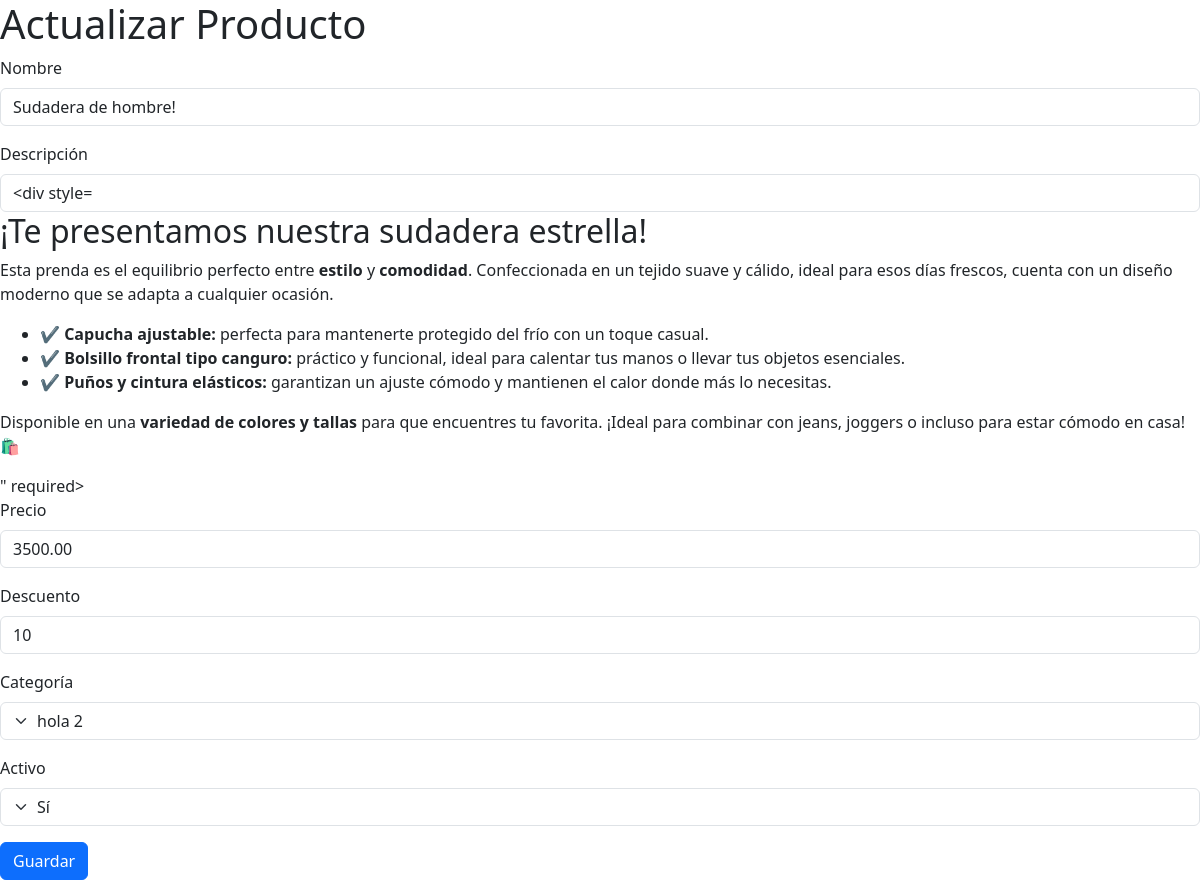
Page /config/admin/producto.php?accion=actualizar&id=1 (signed in) on the committed database.
### tables this page shows
CREATE TABLE `productos` (
  `id` int(11) NOT NULL,
  `nombre` varchar(200) NOT NULL,
  `descripcion` text NOT NULL,
  `precio` decimal(10,2) NOT NULL,
  `descuento` tinyint(3) NOT NULL DEFAULT 0,
  `id_categoria` int(11) NOT NULL,
  `activo` int(11) NOT NULL
);

CREATE TABLE `categoria` (
  `id_categoria` int(11) NOT NULL,
  `categoria` varchar(50) NOT NULL
);

### config/sistema.class.php (called while the page is built, shortened)
<?php
class sistema {
    function conexion() {
        try {
            $this->con = new PDO(SGBD.':host='.DBHOST.';dbname='.DBNAME.';port='.DBPORT, DBUSER, DBPASS);
            return $this->con;
        } catch (PDOException $e) {
            echo "Error en la conexión: " . $e->getMessage();
        }
    }
}
?>

### config/admin/producto.class.php (called while the page is built, shortened)
<?php
require_once ('../sistema.class.php');
class productos extends sistema {
    function readOne($id) {
        $result = [];
        $consulta = 'SELECT * FROM productos WHERE id=:id;';
        try {
            $sql = $this->con->prepare($consulta);
            $sql->bindParam(":id", $id, PDO::PARAM_INT);
            $sql->execute();
            $result = $sql->fetch(PDO::FETCH_ASSOC);
        } catch (PDOException $e) {
            error_log("Error al leer producto: " . $e->getMessage());
        }
        return $result;
    }
}
?>

### config/admin/categoria.class.php (called while the page is built, shortened)
<?php
 require_once ('../sistema.class.php');
 class categoria extends sistema {
    function readAll (){
        $consulta ='select * from categoria';
        $sql = $this->con->prepare ($consulta);
        $sql -> execute();
        $result = $sql -> fetchALL(PDO::FETCH_ASSOC);
        return $result;
    }
 }
?>

### config/admin/views/productos/crear.php (the view, shortened to what this page needs)
<?php require('views/header.php'); ?>
<h1><?php echo ($accion == 'crear') ? 'Nuevo Producto' : 'Actualizar Producto'; ?></h1>
<form method="post" action="producto.php?accion=<?php echo ($accion == 'crear') ? 'nuevo' : 'modificar&id=' . $id; ?>">
    <div class="mb-3">
        <label for="nombre" class="form-label">Nombre</label>
        <input type="text" class="form-control" name="data[nombre]" id="nombre"
               value="<?php echo isset($producto['nombre']) ? $producto['nombre'] : ''; ?>" required>
    </div>
    <div class="mb-3">
        <label for="descripcion" class="form-label">Descripción</label>
        <input type="text" class="form-control" name="data[descripcion]" id="descripcion"
               value="<?php echo isset($producto['descripcion']) ? $producto['descripcion'] : ''; ?>" required>
    <div class="mb-3">
        <label for="precio" class="form-label">Precio</label>
        <input type="number" class="form-control" name="data[precio]" id="precio"
               step="0.01" value="<?php echo isset($producto['precio']) ? $producto['precio'] : ''; ?>" required>
    </div>
    <div class="mb-3">
        <label for="descuento" class="form-label">Descuento</label>
        <input type="number" class="form-control" name="data[descuento]" id="descuento"
               value="<?php echo isset($producto['descuento']) ? $producto['descuento'] : ''; ?>">
    </div>
    <div class="mb-3">
        <label for="id_categoria" class="form-label">Categoría</label>
        <select class="form-select" name="data[id_categoria]" id="id_categoria" required>
            <?php foreach ($categorias as $categoria): ?>
                <option value="<?php echo $categoria['id_categoria']; ?>"
                        <?php echo (isset($producto['id_categoria']) && $producto['id_categoria'] == $categoria['id_categoria']) ? 'selected' : ''; ?>>
                    <?php echo $categoria['categoria']; ?>
                </option>
            <?php endforeach; ?>
        </select>
    </div>
    <div class="mb-3">
        <label for="activo" class="form-label">Activo</label>
        <select class="form-select" name="data[activo]" id="activo" required>
            <option value="1" <?php echo (isset($producto['activo']) && $producto['activo'] == 1) ? 'selected' : ''; ?>>Sí</option>
        </select>
    </div>
    <button type="submit" class="btn btn-primary">Guardar</button>
</form>
<?php require('views/footer.php'); ?>

### rows in the picture
productos: nombre "Sudadera de hombre!", descripcion "<div style=", descripcion "¡Te presentamos nuestra sudadera estrella! Esta prenda es el equilibrio perfecto entre estilo y comodidad . Confeccionada en un tejido suave y cálido, ideal para esos días frescos, cuenta con un diseño moderno que se adapta a cualquier ocasión. ✔ Capucha ajustable: perfecta para mantenerte protegido del frío con un toque casual. ✔ Bolsillo frontal tipo canguro: práctico y funcional, ideal para calentar tus manos o llevar tus objetos esenciales. ✔ Puños y cintura elásticos: garantizan un ajuste cómodo y mantienen el calor donde más lo necesitas. Disponible en una variedad de colores y tallas para que encuentres tu favorita. ¡Ideal para combinar con jeans, joggers o incluso para estar cómodo…", precio "3500.00", descuento "10", id_categoria.categoria "hola 2", activo "Sí"
